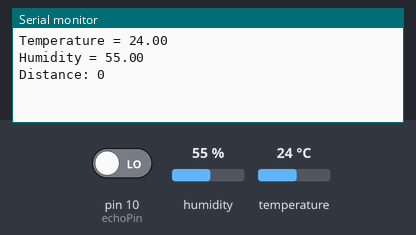
The sketch below on a simulated Arduino Uno, built with avr-gcc and run on an emulated ATmega328P. On the bench: the last lines printed to the serial monitor. The inputs (shaded band) are chosen by the test bench; at power-on: humidity 55 %, temperature 24 °C, pin 10 (echoPin) LOW.

Above: at 1.2 s.
1.3 s: humidity set to 22 %
2.8 s: temperature set to 12 °C
At 4.2 s:
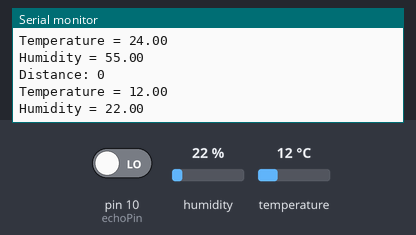
4.3 s: humidity set to 40 %
At 5.4 s:
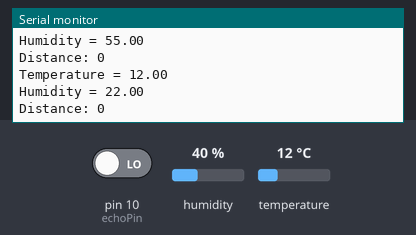

The sketch:

main.ino
```cpp
#include <dht.h>


dht DHT;


const int trigPin=9;
const int echoPin=10;
const int dhtpin=7;
long duration;
long distance;
void setup(){
  pinMode(trigPin,OUTPUT);
  pinMode(echoPin,INPUT);
  Serial.begin(9600);

}

void loop()
{
  int chk = DHT.read11(dhtpin);
  Serial.print("Temperature = ");
  Serial.println(DHT.temperature);
  Serial.print("Humidity = ");
  Serial.println(DHT.humidity);
  digitalWrite(trigPin,LOW);
  delayMicroseconds(2);
  digitalWrite(trigPin,HIGH);
  delayMicroseconds(10);
  duration=pulseIn(echoPin,HIGH);
  distance=duration*0.034/2;
  Serial.print("Distance: ");
  Serial.println(distance);
  //Sending_To_phpmyadmindatabase();
  delay(3000);
}
```

Measured:
- after the input at 2.8 s, the serial monitor: prints a new line after 1.2 s (image 1)
